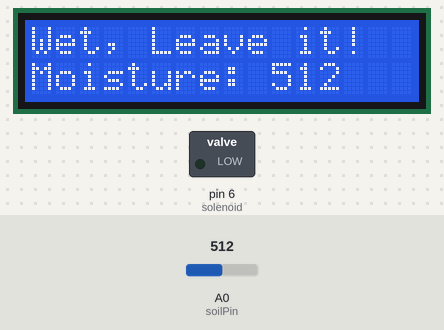
Bench run of a sketch on a simulated Arduino Uno, built with avr-gcc and run on an emulated ATmega328P. On the bench: 16×2 character LCD, switched loads named in the sketch (green lamp = pin HIGH). The inputs (shaded band) are chosen by the test bench; at power-on: A0 (soilPin) = 512. Pins used as bus, display or sensor lines are not drawn.

Above: at 1.7 s.
1.8 s: A0 (soilPin) set to 267
At 11.7 s:
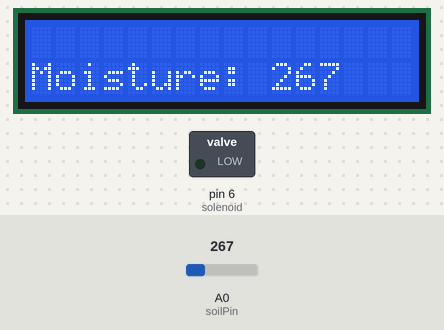
12.1 s: A0 (soilPin) set to 241
At 16.2 s:
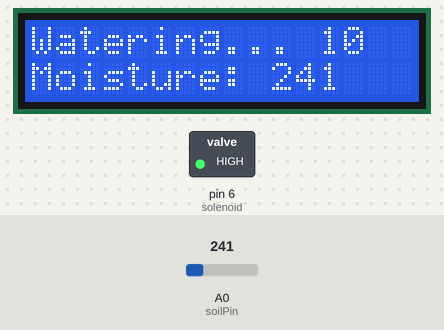
21.1 s: A0 (soilPin) set to 260
At 31.4 s:
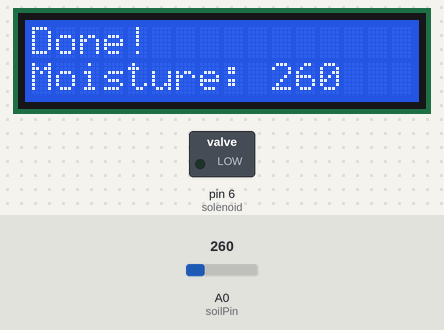
Timing chart, 0 to 32.9 s (numbered marks = the images above; inputs shaded):
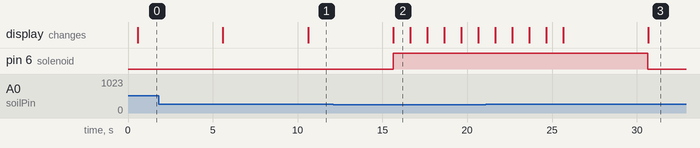

The sketch:

Moisture.ino
```cpp
#include <LiquidCrystal.h>

LiquidCrystal lcd(12, 11, 5, 4, 3, 2);

int thresholdUp = 400;
int thresholdDown = 250;

int solenoid = 6;
int soilPin = A0;
int soilPower = 7;
int wateringDelay = 10;

void setup()
{
    lcd.begin(16, 2);
    delay(500);

    pinMode(soilPower, OUTPUT);
    pinMode(solenoid, OUTPUT);
    digitalWrite(soilPower, LOW);
}

void loop()
{

    String DisplayWords;
    int sensorValue;
    sensorValue = readSoil();

    lcd.print("                ");
    lcd.print("                ");

    lcd.setCursor(0, 1);

    lcd.print("Moisture: ");
    lcd.print(sensorValue);


    if (sensorValue <= thresholdDown)
    {
        digitalWrite(solenoid, HIGH);
        DisplayWords = "Watering... ";
        for (int i = 10; i > 0; i--)
        {
            lcd.setCursor(0, 0);
            lcd.print(DisplayWords + (i) + " ");
            delay(1000);
        }

        lcd.setCursor(0, 0);
        lcd.print("                 ");
        lcd.setCursor(0, 0);
        lcd.print("Done!");

    }
    else if (sensorValue >= thresholdUp)
    {

        lcd.setCursor(0, 0);

        DisplayWords = "Wet, Leave it!";
        lcd.print(DisplayWords);
    }
    else
    {

        lcd.setCursor(0, 0);
        lcd.print(DisplayWords);
    }

    delay(5000);
    digitalWrite(solenoid, LOW);
}

int readSoil()
{
    digitalWrite(soilPower, HIGH);
    delay(10);
    int val = analogRead(soilPin);
    digitalWrite(soilPower, LOW);
    return val;
}
```

Measured:
- the behaviour switches between 251 and 250 on A0 (soilPin) (found by bisection; images 1 and 2)
- after the input at 1.8 s, the display: first changes after 3.8 s (image 1 shows a later state)
- after the input at 12.1 s, pin 6 (solenoid): LOW → HIGH after 3.5 s; the display: changes after 3.5 s (image 2)
- after the input at 21.1 s, pin 6 (solenoid): goes on until 30.7 s, then stays LOW
- what the display in image 2 shows lasts 1.0 s, from 15.6 s to 16.6 s
